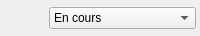
                                <widget class="QFrame" name="champStatutMaquette">
                                 <property name="role" stdset="0">
                                  <string>champ</string>
                                 </property>
                                 <property name="minimumSize">
                                  <size>
                                   <width>0</width>
                                   <height>36</height>
                                  </size>
                                 </property>
                                 <property name="maximumSize">
                                  <size>
                                   <width>16777215</width>
                                   <height>36</height>
                                  </size>
                                 </property>
                                 <layout class="QHBoxLayout" name="layout_champStatutMaquette">
                                  <property name="leftMargin">
                                   <number>1</number>
                                  </property>
                                  <property name="topMargin">
                                   <number>1</number>
                                  </property>
                                  <property name="rightMargin">
                                   <number>4</number>
                                  </property>
                                  <property name="bottomMargin">
                                   <number>1</number>
                                  </property>
                                  <property name="spacing">
                                   <number>10</number>
                                  </property>
                                  <item>
                                   <widget class="QFrame" name="fondPastilleMaquette">
                                    <property name="minimumSize">
                                     <size>
                                      <width>38</width>
                                      <height>34</height>
                                     </size>
                                    </property>
                                    <property name="maximumSize">
                                     <size>
                                      <width>38</width>
                                      <height>34</height>
                                     </size>
                                    </property>
                                    <layout class="QHBoxLayout" name="layoutPastilleMaquette">
                                     <property name="leftMargin">
                                      <number>0</number>
                                     </property>
                                     <property name="topMargin">
                                      <number>0</number>
                                     </property>
                                     <property name="rightMargin">
                                      <number>0</number>
                                     </property>
                                     <property name="bottomMargin">
                                      <number>0</number>
                                     </property>
                                     <item alignment="Qt::AlignCenter">
                                      <widget class="QLabel" name="pastilleStatutMaquette">
                                       <property name="text">
                                        <string />
                                       </property>
                                       <property name="minimumSize">
                                        <size>
                                         <width>14</width>
                                         <height>14</height>
                                        </size>
                                       </property>
                                       <property name="maximumSize">
                                        <size>
                                         <width>14</width>
                                         <height>14</height>
                                        </size>
                                       </property>
                                      </widget>
                                     </item>
                                    </layout>
                                   </widget>
                                  </item>
                                  <item>
                                   <widget class="QComboBox" name="comboStatutMaquette">
                                    <property name="role" stdset="0">
                                     <string>interneGras</string>
                                    </property>
                                    <item>
                                     <property name="text">
                                      <string>En cours</string>
                                     </property>
                                    </item>
                                    <item>
                                     <property name="text">
                                      <string>En attente</string>
                                     </property>
                                    </item>
                                    <item>
                                     <property name="text">
                                      <string>Validée</string>
                                     </property>
                                    </item>
                                   </widget>
                                  </item>
                                 </layout>
                                </widget>
